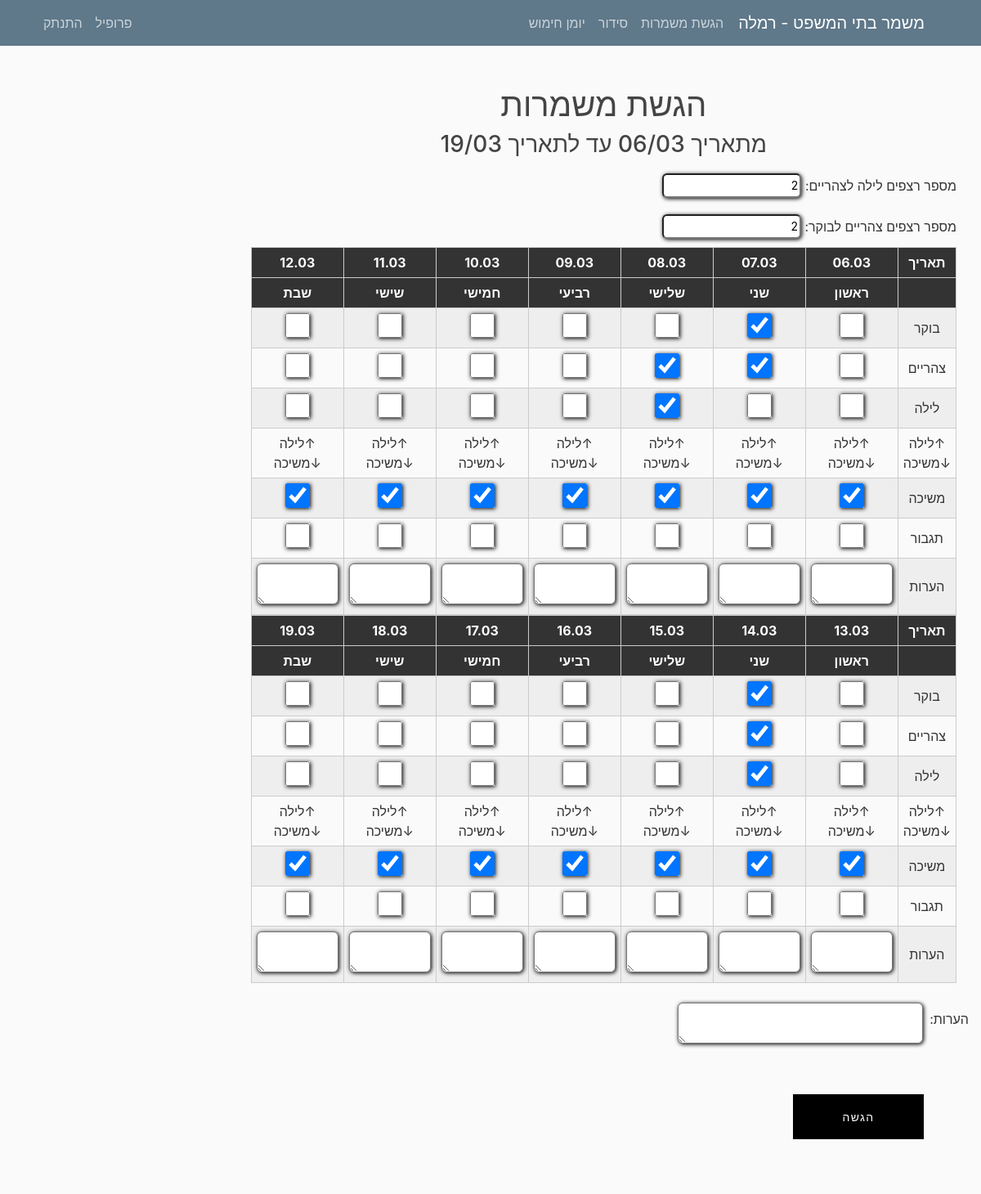
The app's page /serve/ (signed in) with its own data.
### mishmar/models.py (models this page shows, shortened)
class Settings(models.Model):
    submitting = models.BooleanField(default=True, verbose_name="ניתן להגיש/לשנות הגשות")
    pin_code = models.IntegerField(default=1234, verbose_name="קוד זיהוי")
    officer = models.CharField(max_length=20, verbose_name="קצין מתקן")
    city = models.CharField(max_length=100, verbose_name="עיר")
    max_seq0 = models.IntegerField(default=2, verbose_name="מספר רצפים מקסימלי לילה לצהריים")
    max_seq1 = models.IntegerField(default=2, verbose_name="מספר רצפים מקסימלי צהריים לבוקר")
    version = models.CharField(max_length=10, default="1.0", verbose_name="גרסה")
    friday_morning = models.BooleanField(default=False, verbose_name="שישי בוקר נחשב במינימום הגשות?", blank=True)
    friday_noon = models.BooleanField(default=False, verbose_name="שישי בצהריים נחשב במינימום הגשות?", blank=True)
    num_mags = models.PositiveIntegerField(default=3, verbose_name="מספר מחסניות")
    hand_cuffs = models.PositiveIntegerField(default=8, verbose_name="מספר אזיקים")
    num_mag_cases = models.PositiveIntegerField(default=8, verbose_name="מספר פונדות")
    num_gun_cases = models.PositiveIntegerField(default=8, verbose_name="מספר נרתיקים")

class Shift(models.Model):
    user = models.ForeignKey(User, on_delete=models.CASCADE)
    organization = models.ForeignKey(Organization1, on_delete=models.CASCADE, blank=True, null=True)
    notes = models.TextField(max_length=200, blank=True, verbose_name="הערות")
    seq_night = models.IntegerField(default=0, verbose_name="מ\"ס רצפים לילה לצהריים")
    seq_noon = models.IntegerField(default=0, verbose_name="מ\"ס רצפים צהריים לבוקר")
    weeks_data = JSONField()
    class Meta:
        verbose_name = "הגשה"
        verbose_name_plural = "הגשות"

### users/models.py (models this page shows, shortened)
class UserSettings(models.Model):
    user = models.OneToOneField(User, on_delete=models.CASCADE)
    nickname = models.CharField(default="אין", max_length=20, verbose_name="כינוי", blank=True)
    night = models.IntegerField(default=0, verbose_name="לילה")
    sat_night = models.IntegerField(default=0, verbose_name="שישי לילה/מוצ\"ש")
    fri_noon = models.IntegerField(default=0, verbose_name="שישי צהריים")
    sat_morning = models.IntegerField(default=0, verbose_name="שבת בוקר/צהריים")
    image = models.TextField(default="", verbose_name="תמונה", blank=True)
    sat = models.BooleanField(default=False, verbose_name="עושה רק מוצ\"ש")
    language = models.CharField(default="hebrew", max_length=30, verbose_name="שפה")
    class Meta:
        verbose_name = "הגדרות משתמש"
        verbose_name_plural = "הגדרות משתמשים"

### mishmar/views.py (the view, shortened to what this page needs)
# urls.py: path("serve/", views.shift_view, name="Serve"),
@login_required
def shift_view(request):
    organization = Organization.objects.order_by('-date')[0]
    notes_text = ""
    empty = False
    settings = Settings.objects.last()
    submitting = settings.submitting
    user_settings = USettings.objects.all().filter(user=request.user).first()
    days = []
    for x in range(organization.num_weeks * 7):
        days.append(Organization.objects.order_by('-date')[0].date + datetime.timedelta(days=x))
    events = Event.objects.all()
    for x in range(organization.num_weeks * 7):
        if len(events.filter(date2=days[x])) > 0:
            for ev in events.filter(date2=days[x]):
                if user_settings.nickname == ev.nickname:
                    message = f'לא לשכוח בתאריך {ev.date2} יש {ev.description}. אם יש שינוי להודיע!'
                    message = translate_text(message, request.user, "hebrew")
                    messages.info(request, message)
                elif ev.nickname == 'כולם':
                    message = f'לא לשכוח בתאריך {ev.date2} יש {ev.description}'
                    message = translate_text(message, request.user, "hebrew")
                    messages.info(request, message)
                elif ev.nickname == 'מנהלים' and isStaff(request.user):
                    message = f'לא לשכוח בתאריך {ev.date2} יש {ev.description}'
                    message = translate_text(message, request.user, "hebrew")
                    messages.info(request, message)
                elif ev.nickname == 'אחמשים' and is_manager(request.user):
                    message = f'לא לשכוח בתאריך {ev.date2} יש {ev.description}'
                    message = translate_text(message, request.user, "hebrew")
                    messages.info(request, message)
    if request.method == 'POST':
        if not already_submitted(request.user):
            shift = Shift()
            shift_data_temp = {}
            for i in range(organization.num_weeks):
                shift_data_temp[str(i)] = {}
                for j in range(1, 8):
                    shift_data_temp[str(i)][f'M{j}'] = False
                    shift_data_temp[str(i)][f'P{j}'] = True
                    shift_data_temp[str(i)][f'A{j}'] = False
                    shift_data_temp[str(i)][f'N{j}'] = False
                    shift_data_temp[str(i)][f'R{j}'] = False
                    shift_data_temp[str(i)][f'notes{j}'] = ""
            shift.weeks_data = shift_data_temp
        else:
            org = Organization.objects.order_by('-date')[0]
            shifts = Shift.objects.filter(organization=org)
            shift = shifts.filter(user=request.user).first()
            notes_text = str(shift.notes)
        shift.user = request.user
        shift.organization = Organization.objects.order_by('-date').first()
        notes_area = request.POST.get("notesArea")
        shift.notes = notes_area
        shift.seq_night = request.POST.get(f"seq_night", 0)
        shift.seq_noon = request.POST.get(f"seq_noon", 0)
        shift_data_temp = {}
        for i in range(organization.num_weeks):
            shift_data_temp[str(i)] = {}
            for j in range(1, 8):
                shift_data_temp[str(i)][f'M{j}'] = False
                shift_data_temp[str(i)][f'P{j}'] = True
                shift_data_temp[str(i)][f'A{j}'] = False
                shift_data_temp[str(i)][f'N{j}'] = False
                shift_data_temp[str(i)][f'R{j}'] = False
                shift_data_temp[str(i)][f'notes{j}'] = ""
        for i in range(organization.num_weeks):
            for j in range(1, 8):
                shift_data_temp[str(i)][f"M{j}"] = checkbox(request.POST.get(f"M{j}_{i}", False))
                shift_data_temp[str(i)][f"P{j}"] = checkbox(request.POST.get(f"P{j}_{i}", False))
                shift_data_temp[str(i)][f"A{j}"] = checkbox(request.POST.get(f"A{j}_{i}", False))
                shift_data_temp[str(i)][f"N{j}"] = checkbox(request.POST.get(f"N{j}_{i}", False))
                shift_data_temp[str(i)][f"R{j}"] = checkbox(request.POST.get(f"R{j}_{i}", False))
                shift_data_temp[str(i)][f"notes{j}"] = request.POST.get(f"notes{j}_{i}", False)
        if not already_submitted(request.user):
            messages.success(request, translate_text(f'משמרות הוגשו בהצלחה!', request.user, "hebrew"))
        else:
            messages.success(request, translate_text(f'משמרות עודכנו בהצלחה!', request.user, "hebrew"))
        shift.weeks_data = shift_data_temp
        shift.save()
        shift_data = shift.weeks_data
        return redirect("Home")
    else:
        if not submitting:
            shifts = Shift.objects.order_by('-organization__date')
            if len(shifts.filter(user=request.user, organization=organization).order_by('-organization__date')) > 0:
                shift = shifts.filter(user=request.user).order_by('-organization__date').first()
                shift_data = shift.weeks_data
                notes_text = str(shift.notes)
            else:
                empty = True
        else:
            shifts = Shift.objects.filter(organization=organization)
            shift = shifts.filter(user=request.user).first()
            shift_data = shift.weeks_data
            notes_text = str(shift.notes)
    if not empty:
        context = {
            "shift": shift,
            "shift_data": shift_data,
            "days": days,
            "submitting": submitting,
            "notes_text": notes_text,
            "empty": empty,
            "manager": False,
        }
    else:
        context = {
            "empty": empty,
            "manager": False,
        }
    return render(request, "mishmar/shifts.html", context)

### mishmar/templates/mishmar/shifts.html (shortened to what this page needs)
{% extends "mishmar/base.html" %}
{% load crispy_forms_filters %}
{% load crispy_forms_tags %}
{% block content %}
{% if request.user.username != 'metagber' %}
    {% if empty %}
        <h1>לא הגשת משמרות עדיין וכבר לא ניתן השבוע</h1>
    {% elif not submitting %}
        <h3>לא ניתן להגיש/לשנות משמרות כבר</h3>
        <h5>מתאריך {{ days|first|date:"d/m" }} עד לתאריך {{ days|last|date:"d/m" }} הגשה אחרונה: </h5>
        {% block view_form %}
    {% include "mishmar/ShiftView.html" %}
{% endblock %}
    {% else %}
    <h1>הגשת משמרות</h1>
<h3>מתאריך {{ days|first|date:"d/m" }} עד לתאריך {{ days|last|date:"d/m" }}</h3>
        <form method="POST">
        <fieldset class="form-group">
    {% block form %}
    {% include "mishmar/ShiftView.html" %}
{% endblock %}
            </fieldset>
            <div class="form-group">
            <div class="con buttons">
      <button class="but effect01" type="submit"><span>הגשה</span></button>
    </div>
     </div>
        </form>
    {% endif %}
    {% endif %}
{% endblock content %}

### mishmar/templates/mishmar/base.html (shortened to what this page needs)
{% load static %}
<!DOCTYPE html>
<html dir = rtl>
<head>
    <link rel="stylesheet" href="https://maxcdn.bootstrapcdn.com/bootstrap/4.0.0/css/bootstrap.min.css">
    <link rel="stylesheet" type="text/css" href="{% static 'mishmar/main.css' %}">
    <link rel="stylesheet" type="text/css" href="{% static 'mishmar/matrix.css' %}">
    <link rel="stylesheet" type="text/css" href="{% static 'mishmar/neon.css' %}">
</head>
<body>
    <header class="site-header">
      <nav class="navbar navbar-expand-md navbar-dark bg-steel fixed-top">
        <div class="container">
          <a class="navbar-brand mr-4" style="margin-left: 0.5em" href="{% url 'Home' %}">משמר בתי המשפט - {{ ""|get_city }}</a>
          <div class="collapse navbar-collapse" id="navbarToggle">
            <div class="navbar-nav ">
              {% if request.user.is_authenticated %}
              {% if request.user.username != 'metagber' %}
              <a class="nav-item nav-link" href="{% url 'Serve' %}">{{ request.user|get_base_string:"1" }}</a>
                <a  class="nav-item nav-link" href="{% url 'Organization' %}">{{ request.user|get_base_string:"2" }}</a>
                {% endif %}
                <a  class="nav-item nav-link" href="{% url 'armingday' year='today'|getday|date:'Y' month='today'|getday|date:'b'|getmonth day='today'|getday|date:'d' %}">יומן חימוש</a>
                {% endif %}
            </div>
            <div class="navbar-nav mr-auto">
                {% if request.user.is_authenticated %}
                {% if request.user.username != 'metagber' %}
                    <a class="nav-item nav-link" href="{% url 'profile' %}">{{ request.user|get_base_string:"6" }}</a>
                    {% endif %}
                    <a class="nav-item nav-link" href="{% url 'logout' %}">{{ request.user|get_base_string:"7" }}</a>
                 {% else %}
                    <a class="nav-item nav-link" href="{% url 'login' %}">{{ request.user|get_base_string:"8" }}</a>
                    <a class="nav-item nav-link" href="{% url 'register' %}">{{ request.user|get_base_string:"9" }}</a>
                {% endif %}
            </div>
          </div>
        </div>
      </nav>
    </header>
    <main role="main" class="container">
      <div class="row" dir="rtl">
        <div>
          {% block content %}{% endblock %}
        </div>
      </div>
    </main>
</body>
</html>

### mishmar/templates/mishmar/ShiftView.html
<div style="padding:10px 0">
    {% if submitting %}
    <a>מספר רצפים לילה לצהריים: </a><input required type="number" min="0" {% if shift != None %} value="{{ shift.seq_night }}" {% else %} value="0" {% endif %} name="seq_night" id="id_seq_night">
    {% else %}
        <a>מספר רצפים לילה לצהריים: </a><input required type="number" min="0" {% if shift != None %} value="{{ shift.seq_night }}" {% else %} value="0" {% endif %} name="seq_night" id="id_seq_night" disabled>
    {% endif %}
</div>
<div style="padding:10px 0">
    {% if submitting %}
    <a>מספר רצפים צהריים לבוקר: </a><input required type="number" min="0" {% if shift != None %} value="{{ shift.seq_noon }}" {% else %} value="0" {% endif %} name="seq_noon" id="id_seq_noon">
    {% else %}
    <a>מספר רצפים צהריים לבוקר: </a><input required type="number" min="0" {% if shift != None %} value="{{ shift.seq_noon }}" {% else %} value="0" {% endif %} name="seq_noon" id="id_seq_noon" disabled>
    {% endif %}
</div>
{% for week in shift_data %}
<table class="responsive-table-input-matrix" style="align-items: center">
		<thead>
		<tr>
			<th>תאריך</th>
			{% for day in days|clip_days:forloop.counter0 %}
                <th>{{ day|date:"d.m" }}</th>
                {% endfor %}
		</tr>
		<tr>
			<th></th>
			<th>ראשון</th>
			<th>שני</th>
			<th>שלישי</th>
			<th>רביעי</th>
			<th>חמישי</th>
			<th>שישי</th>
			<th>שבת</th>
		</tr>
		</thead>
		<tbody>
		<tr style="align-content: end">
			<td>בוקר</td>
        {% for field in shift_data|get_served_week:week|get_list_dict_served:"M" %}
			<td><input type="checkbox" {% if not submitting %} disabled {% endif %} {% if field|default_if_none:False == True %} checked {% endif %} name="M{{ forloop.counter }}_{{ forloop.parentloop.counter0 }}"></td>
            {% endfor %}
		</tr>
		<tr>
			<td>צהריים</td>
            {% for field in shift_data|get_served_week:week|get_list_dict_served:"A" %}
            <td><input type="checkbox" {% if not submitting %} disabled {% endif %} {% if field|default_if_none:False == True %} checked {% endif %} name="A{{ forloop.counter }}_{{ forloop.parentloop.counter0 }}"></td>
            {% endfor %}
		</tr>
		<tr>
		<td>לילה</td>
        {% for field in shift_data|get_served_week:week|get_list_dict_served:"N" %}
        <td><input type="checkbox" {% if not submitting %} disabled {% endif %} {% if field|default_if_none:False == True %} checked {% endif %} name="N{{ forloop.counter }}_{{ forloop.parentloop.counter0 }}"></td>
        {% endfor %}
		</tr>
        <tr>
		<td>↑לילה<br>↓משיכה</td>
			<td>↑לילה<br>↓משיכה</td>
			<td>↑לילה<br>↓משיכה</td>
            <td>↑לילה<br>↓משיכה</td>
            <td>↑לילה<br>↓משיכה</td>
            <td>↑לילה<br>↓משיכה</td>
            <td>↑לילה<br>↓משיכה</td>
            <td>↑לילה<br>↓משיכה</td>
		</tr>
        <tr>
			<td>משיכה</td>
            {% for field in shift_data|get_served_week:week|get_list_dict_served:"P" %}
            <td><input type="checkbox" {% if not submitting %} disabled {% endif %} {% if field|default_if_none:False == True %} checked {% endif %} name="P{{ forloop.counter }}_{{ forloop.parentloop.counter0 }}"></td>
            {% endfor %}
		</tr>
        <tr>
			<td>תגבור</td>
            {% for field in shift_data|get_served_week:week|get_list_dict_served:"R" %}
            <td><input type="checkbox" {% if not submitting %} disabled {% endif %} {% if field|default_if_none:False == True %} checked {% endif %} name="R{{ forloop.counter }}_{{ forloop.parentloop.counter0 }}"></td>
            {% endfor %}
		</tr>
		<tr>
			<td>הערות</td>
            {% for field in shift_data|get_served_week:week|get_list_dict_served:"notes" %}
                <td><textarea name="notes{{ forloop.counter }}_{{ forloop.parentloop.counter0 }}" {% if not submitting %} disabled {% endif %} >{{ field|default_if_none:"" }}</textarea></td>
            {% endfor %}
		</tr>
		</tbody>
	</table>
{% endfor %}
            <div dir="rtl" class="row">
                <notes >
                    <a>הערות:</a>
                </notes>
                <div STYLE="margin-top: 1.5em">
                    <textarea name="notesArea" class="notesArea" {% if not submitting %} disabled {% endif %}>{{ notes_text }}</textarea>
                </div>
            </div>

### records on screen
Settings: city "רמלה"
Shift: seq_night "2", seq_noon "2"

### other values on screen
{{ request.user|get_base_string:"1" }} "הגשת משמרות"
{{ request.user|get_base_string:"2" }} "סידור"
{{ request.user|get_base_string:"6" }} "פרופיל"
{{ request.user|get_base_string:"7" }} "התנתק"
{{ days|last|date:"d/m" }} "19/03"
{{ day|date:"d.m" }} "06.03" "07.03" "08.03" "09.03" "10.03" "11.03" "12.03" "13.03" "14.03" "15.03" "16.03" "17.03" "18.03" "19.03"
